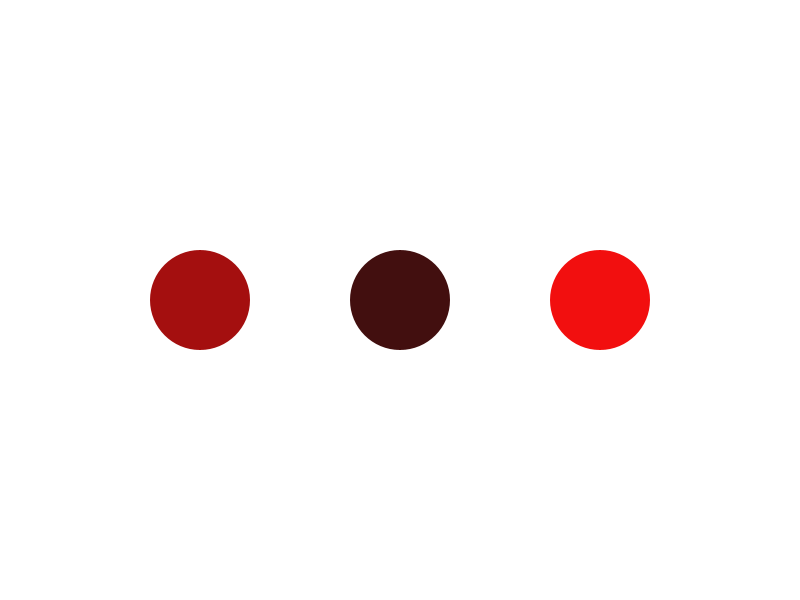
Frame 1 (no input)
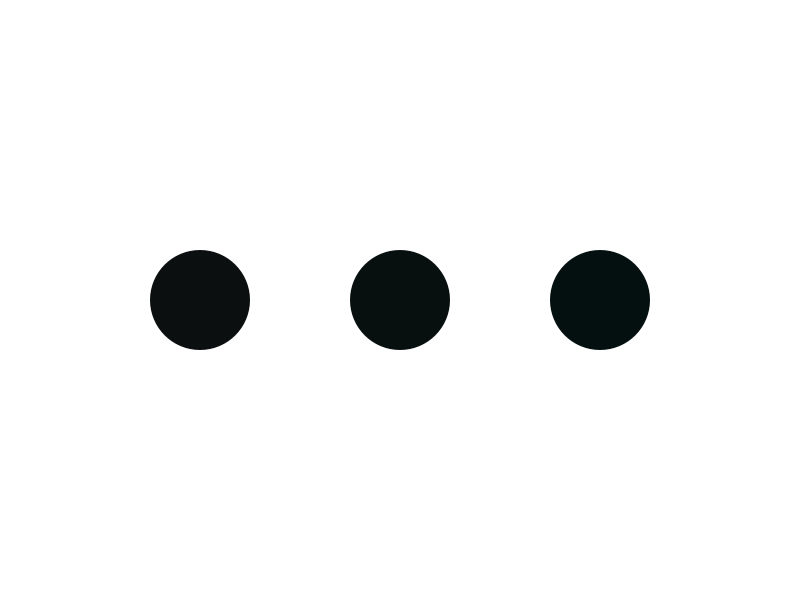
Frame 60 (the mouse pressed at the canvas centre just before this capture)
Frame 120 (the mouse held since frame 60 and released just before this capture): identical to frame 60, image omitted

The Processing sketch that drew these frames (run headless with seeded random() and noise(); from frame 60 on, the mouse is pressed at the canvas centre):

// Processing sketch: processing_118589
// ── processing_118589.pde

Ship ship1;
Ship ship2;
Ship ship3;
float diff1; 
float diff2; 
float diff3; 

void setup(){
  size(800, 600); // 
  ship1 = new Ship(width/4, height/2);
  ship2 = new Ship(2*(width/4), height/2);
  ship3 = new Ship(3*(width/4), height/2);
  
  frameRate(20);
  /*ship1.diff = 30; 
  ship2.diff = 200;
  ship3.diff = 500; */ 
  ship1.move(); 
  ship2.move(); 
  ship3.move();
}
void draw() {
  background(255);

  diff1 = abs(ship1.r - ship2.r); 
  diff2 = abs(ship2.r- ship3.r); 
  diff3 = abs(ship3.r - ship1.r); 
  
  ship1.display();
  ship2.display();
  ship3.display();
  
  if (diff1 < 5.0 && diff2 < 5.0 || diff2 < 5.0 && diff3 < 5.0 || diff3 < 5.0 && diff1 < 5.0)
  {
    //do nothing
    println("locked");
  }
  else if (diff1 < 5.0)
  {
    ship3.move(); 
    println("ship3"); 
  }
  else if (diff2 < 5.0) 
  {
    ship1.move(); 
    println("ship1");
  }
  else if (diff3 < 5.0)
  {
    ship2.move();
    println("ship2"); 
  }
  else
  {
  ship1.move(); 
  ship2.move(); 
  ship3.move(); 
  println("display");
  }

}

/*x=4; 
y=7;
int diff = abs(x-y);
println(diff); */
class Ship {
  float low; 
  float high; 
  float sizeX;
  float sizeY;
  float posX;
  float posY;
  float r;
  float g; 
  float b; 
  //float diff; 

  Ship(float tPosX, float tPosY) { // A constructor.
    low = 50;
    high = 500;
    posX = tPosX;
    posY = tPosY;
  }
  void move(){
    //sizeX=random(low, high);
    //sizeY=10; 
    r = random(0.0,255.0);
    g = 15.0; 
    b = 15.0; 
    
  }
  void display() { // Function.
    ellipseMode(CENTER);
    noStroke(); 
    fill(r,g,b);
    ellipse(posX,posY,100,100);

  }

}
